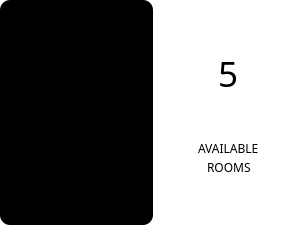
                  <widget class="QWidget" name="widget_20" native="true">
                   <property name="sizePolicy">
                    <sizepolicy hsizetype="Preferred" vsizetype="Preferred">
                     <horstretch>0</horstretch>
                     <verstretch>125</verstretch>
                    </sizepolicy>
                   </property>
                   <property name="minimumSize">
                    <size>
                     <width>305</width>
                     <height>160</height>
                    </size>
                   </property>
                   <property name="styleSheet">
                    <string notr="true">background-color: rgb(255, 255, 255);
border-radius: 10px;
border: none;</string>
                   </property>
                   <layout class="QHBoxLayout" name="horizontalLayout_27">
                    <property name="spacing">
                     <number>0</number>
                    </property>
                    <property name="leftMargin">
                     <number>0</number>
                    </property>
                    <property name="topMargin">
                     <number>0</number>
                    </property>
                    <property name="rightMargin">
                     <number>0</number>
                    </property>
                    <property name="bottomMargin">
                     <number>0</number>
                    </property>
                    <item>
                     <widget class="QWidget" name="widget_43" native="true">
                      <property name="sizePolicy">
                       <sizepolicy hsizetype="MinimumExpanding" vsizetype="MinimumExpanding">
                        <horstretch>0</horstretch>
                        <verstretch>0</verstretch>
                       </sizepolicy>
                      </property>
                      <property name="styleSheet">
                       <string notr="true">background-color: rgb(0, 0, 0);</string>
                      </property>
                      <layout class="QGridLayout" name="gridLayout_27">
                       <property name="leftMargin">
                        <number>15</number>
                       </property>
                       <property name="topMargin">
                        <number>10</number>
                       </property>
                       <property name="rightMargin">
                        <number>15</number>
                       </property>
                       <property name="bottomMargin">
                        <number>10</number>
                       </property>
                       <property name="spacing">
                        <number>0</number>
                       </property>
                       <item row="0" column="0" alignment="Qt::AlignHCenter|Qt::AlignVCenter">
                        <widget class="QLabel" name="label_33">
                         <property name="sizePolicy">
                          <sizepolicy hsizetype="Fixed" vsizetype="Fixed">
                           <horstretch>0</horstretch>
                           <verstretch>0</verstretch>
                          </sizepolicy>
                         </property>
                         <property name="minimumSize">
                          <size>
                           <width>80</width>
                           <height>80</height>
                          </size>
                         </property>
                         <property name="maximumSize">
                          <size>
                           <width>100</width>
                           <height>100</height>
                          </size>
                         </property>
                         <property name="styleSheet">
                          <string notr="true"/>
                         </property>
                         <property name="text">
                          <string/>
                         </property>
                         <property name="pixmap">
                          <pixmap>d_icon_avail.png</pixmap>
                         </property>
                         <property name="scaledContents">
                          <bool>true</bool>
                         </property>
                        </widget>
                       </item>
                      </layout>
                     </widget>
                    </item>
                    <item>
                     <widget class="QWidget" name="widget_44" native="true">
                      <property name="sizePolicy">
                       <sizepolicy hsizetype="Expanding" vsizetype="Expanding">
                        <horstretch>0</horstretch>
                        <verstretch>0</verstretch>
                       </sizepolicy>
                      </property>
                      <layout class="QVBoxLayout" name="verticalLayout_12">
                       <property name="spacing">
                        <number>2</number>
                       </property>
                       <item>
                        <spacer name="verticalSpacer_5">
                         <property name="orientation">
                          <enum>Qt::Vertical</enum>
                         </property>
                         <property name="sizeHint" stdset="0">
                          <size>
                           <width>20</width>
                           <height>40</height>
                          </size>
                         </property>
                        </spacer>
                       </item>
                       <item alignment="Qt::AlignHCenter">
                        <widget class="QLabel" name="lblAvailRooms">
                         <property name="font">
                          <font>
                           <family>Century Gothic</family>
                           <pointsize>26</pointsize>
                           <weight>50</weight>
                           <italic>false</italic>
                           <bold>false</bold>
                          </font>
                         </property>
                         <property name="styleSheet">
                          <string notr="true"/>
                         </property>
                         <property name="text">
                          <string>5</string>
                         </property>
                        </widget>
                       </item>
                       <item>
                        <spacer name="verticalSpacer_8">
                         <property name="orientation">
                          <enum>Qt::Vertical</enum>
                         </property>
                         <property name="sizeHint" stdset="0">
                          <size>
                           <width>20</width>
                           <height>40</height>
                          </size>
                         </property>
                        </spacer>
                       </item>
                       <item alignment="Qt::AlignHCenter">
                        <widget class="QLabel" name="label_75">
                         <property name="font">
                          <font>
                           <family>Century Gothic</family>
                           <pointsize>9</pointsize>
                           <weight>50</weight>
                           <bold>false</bold>
                          </font>
                         </property>
                         <property name="text">
                          <string>AVAILABLE</string>
                         </property>
                        </widget>
                       </item>
                       <item alignment="Qt::AlignHCenter">
                        <widget class="QLabel" name="label_14">
                         <property name="font">
                          <font>
                           <family>Century Gothic</family>
                           <pointsize>9</pointsize>
                          </font>
                         </property>
                         <property name="text">
                          <string>ROOMS</string>
                         </property>
                        </widget>
                       </item>
                       <item>
                        <spacer name="verticalSpacer_15">
                         <property name="orientation">
                          <enum>Qt::Vertical</enum>
                         </property>
                         <property name="sizeHint" stdset="0">
                          <size>
                           <width>20</width>
                           <height>40</height>
                          </size>
                         </property>
                        </spacer>
                       </item>
                      </layout>
                     </widget>
                    </item>
                   </layout>
                  </widget>
